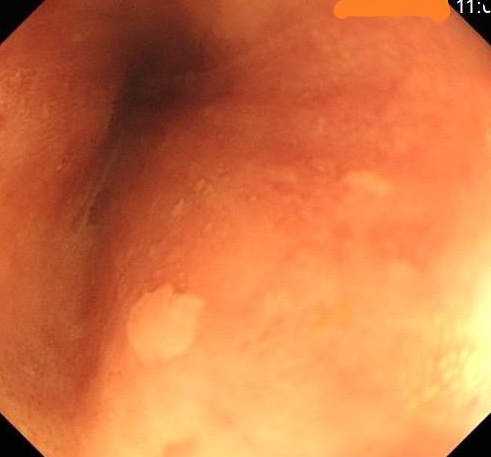
#> input picture example_out/step1_images_cut.jpg, 491 x 457 px
$ python step2_repaired_test.py
#> lines starting #> are read from the running program, lines starting #| are printed output that depends on the picture
import cv2
import numpy as np

# 指定原始图像文件夹和目标保存文件夹
input_path = './example_out/step1_images_cut.jpg'
output_path = './example_out/step2_images_reflect.jpg'

# 对矩阵左下角进行镜像翻转
def rect_left_right(images):

    # 将OpenCV数组转换为NumPy数组
    matrix = np.array(images)

    # 创建一个与原始矩阵相同大小的零矩阵
    transformed_matrix = np.zeros_like(matrix)

    # 获取左下三角部分的索引
    indices = np.tril_indices(matrix.shape[0])

    # 将左下三角部分的值赋值给零矩阵对应的左下三角位置
    transformed_matrix[indices] = matrix[indices]

    # 转置矩阵，并获取右上三角部分的索引
    transposed_matrix = matrix.transpose()
    indices = np.triu_indices(transposed_matrix.shape[0])

    # 将右上三角部分的值赋值给零矩阵对应的右上三角位置
    transformed_matrix[indices] = transposed_matrix[indices]

    return transformed_matrix

# 对方阵区域进行镜像翻转
def rect_flip(image_with_box,directions):

# 镜像该矩形框,然后合并到输入图像
    if directions == 0:  # 左上角的情况
        image_with_box = cv2.flip(image_with_box, 1)  # 方便矩阵处理，变为左下角矩阵

        b, g, r = cv2.split(image_with_box)
        b = rect_left_right(b)
        g = rect_left_right(g)
        r = rect_left_right(r)
        image_with_box = cv2.merge([b, g, r])

        image_with_box = cv2.flip(image_with_box, 1)

    if directions == 1:  # 右上角的情况

        b, g, r = cv2.split(image_with_box)
        b = rect_left_right(b)
        g = rect_left_right(g)
        r = rect_left_right(r)
        image_with_box = cv2.merge([b, g, r])


    if directions == 2:  # 左下角的情况
        image_with_box = cv2.flip(image_with_box, -1)  # 方便矩阵处理，变为左下角矩阵

        b, g, r = cv2.split(image_with_box)
        b = rect_left_right(b)
        g = rect_left_right(g)
        r = rect_left_right(r)
        image_with_box = cv2.merge([b, g, r])

        image_with_box = cv2.flip(image_with_box, -1)

    if directions == 3:  # 右下角的情况
        image_with_box = cv2.flip(image_with_box, 0)  # 方便矩阵处理，变为左下角矩阵

        b, g, r = cv2.split(image_with_box)
        b = rect_left_right(b)
        g = rect_left_right(g)
        r = rect_left_right(r)
        image_with_box = cv2.merge([b, g, r])

        image_with_box = cv2.flip(image_with_box, 0)

    return image_with_box


x = 5  # 四个角区域控制因子 x

# 读取图像
image = cv2.imread(input_path)
#> image is the input picture: shape (457, 491, 3); mean B, G, R 69.1, 120, 210.7

# 获取图像尺寸
large_height, large_width = image.shape[:2]
#> large_height = 457; large_width = 491

# 裁剪四个角的矩形区域
rect_top_left =     image[:large_width//x, :large_width//x]
rect_top_right =    image[:large_width//x, large_width-large_width//x:]
rect_bottom_left =  image[large_height-large_width//x:, :large_width//x]
rect_bottom_right = image[large_height-large_width//x:, large_width-large_width//x:]
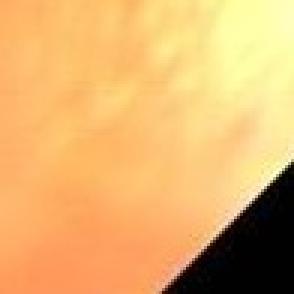
#> rect_bottom_right: shape (98, 98, 3) (shown 3 times larger); mean B, G, R 108.6, 177.4, 227.7

rect_top_left = rect_flip(rect_top_left, 0)
image[:large_width//x, :large_width//x] = rect_top_left

rect_top_right = rect_flip(rect_top_right, 1)
#> call 2 of rect_flip, with directions = 1
#> in rect_flip (call 2), `b, g, r = cv2.split(image_with_box)`:
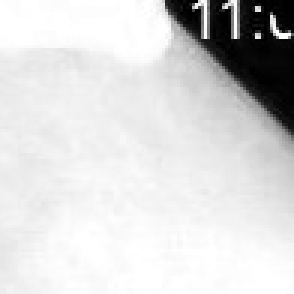
#> r: shape (98, 98) (shown 3 times larger); min 0, max 255, mean 215.8
image[:large_width//x, large_width-large_width//x:] = rect_top_right
#> image: shape (457, 491, 3); mean B, G, R 69.6, 120.8, 212.5

rect_bottom_left = rect_flip(rect_bottom_left, 2)
#> call 3 of rect_flip, with directions = 2
#> in rect_flip (call 3), `image_with_box = cv2.flip(image_with_box, -1)`:
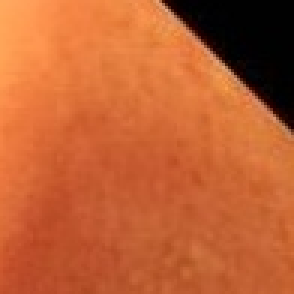
#> image_with_box: shape (98, 98, 3) (shown 3 times larger); mean B, G, R 51.1, 96.9, 190.4
#> in rect_flip (call 3), `b, g, r = cv2.split(image_with_box)`:
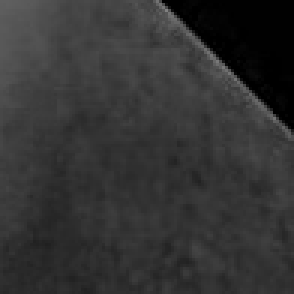
#> b: shape (98, 98) (shown 3 times larger); min 0, max 128, mean 51.1
#> in rect_flip (call 3), `b, g, r = cv2.split(image_with_box)`:
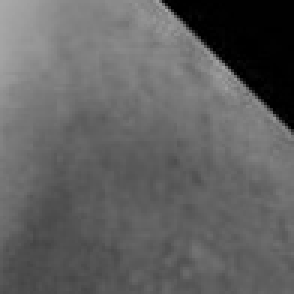
#> g: shape (98, 98) (shown 3 times larger); min 0, max 169, mean 96.9
#> in rect_left_right (call 8), `transposed_matrix = matrix.transpose()`:
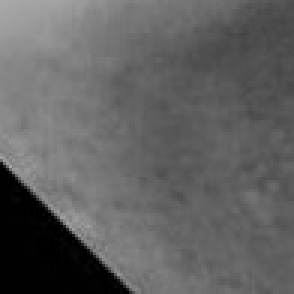
#> transposed_matrix: shape (98, 98) (shown 3 times larger); min 0, max 169, mean 96.9
#> in rect_left_right (call 9), `transformed_matrix[indices] = transposed_matrix[indices]`:
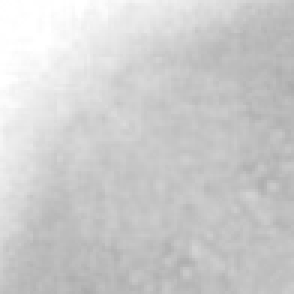
#> transformed_matrix: shape (98, 98) (shown 3 times larger); min 172, max 255, mean 204.8
image[large_height-large_width//x:, :large_width//x] = rect_bottom_left

rect_bottom_right = rect_flip(rect_bottom_right, 3)
image[large_height-large_width//x:, large_width-large_width//x:] = rect_bottom_right

# 保存图像到目标保存文件夹中
cv2.imwrite(output_path, image)
